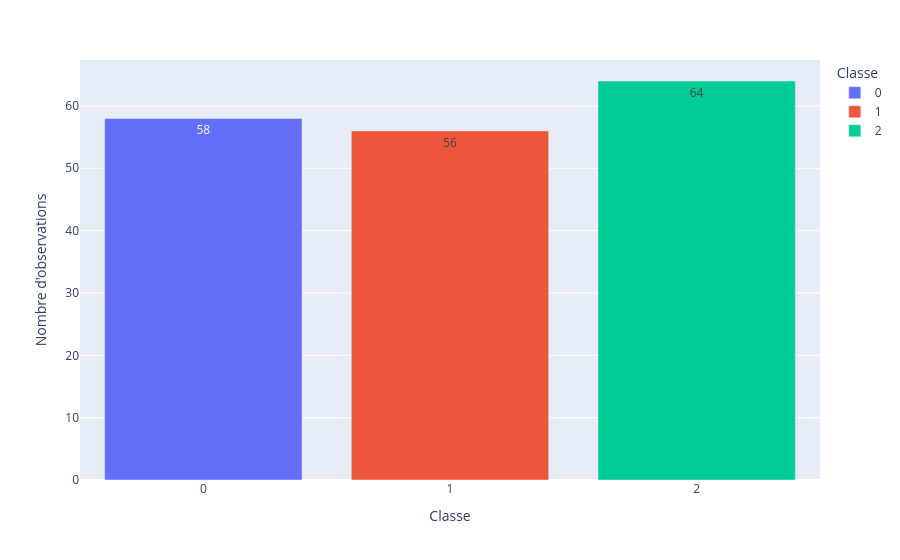

The cell this chart's notebook holds for it:
### Code cell
# Diagramme en barres des nombres d'observations
bar_plot(val1)

### Figure 1 — Plotly figure (JSON) as saved in the notebook; plotly's stock layout.template omitted (floating-point values rounded to 4 significant figures)
{"data": [{"hovertemplate": "Classe=%{x}<br>Nombre d'observations=%{y}<extra></extra>", "legendgroup": "0", "marker": {"color": "#636efa", "pattern": {"shape": ""}}, "name": "0", "orientation": "v", "showlegend": true, "textposition": "auto", "texttemplate": "%{y}", "type": "bar", "x": ["0"], "xaxis": "x", "y": [58], "yaxis": "y"}, {"hovertemplate": "Classe=%{x}<br>Nombre d'observations=%{y}<extra></extra>", "legendgroup": "1", "marker": {"color": "#EF553B", "pattern": {"shape": ""}}, "name": "1", "orientation": "v", "showlegend": true, "textposition": "auto", "texttemplate": "%{y}", "type": "bar", "x": ["1"], "xaxis": "x", "y": [56], "yaxis": "y"}, {"hovertemplate": "Classe=%{x}<br>Nombre d'observations=%{y}<extra></extra>", "legendgroup": "2", "marker": {"color": "#00cc96", "pattern": {"shape": ""}}, "name": "2", "orientation": "v", "showlegend": true, "textposition": "auto", "texttemplate": "%{y}", "type": "bar", "x": ["2"], "xaxis": "x", "y": [64], "yaxis": "y"}], "layout": {"barmode": "relative", "legend": {"title": {"text": "Classe"}, "tracegroupgap": 0}, "margin": {"t": 60}, "xaxis": {"anchor": "y", "domain": [0, 1], "title": {"text": "Classe"}}, "yaxis": {"anchor": "x", "domain": [0, 1], "title": {"text": "Nombre d'observations"}}}}
